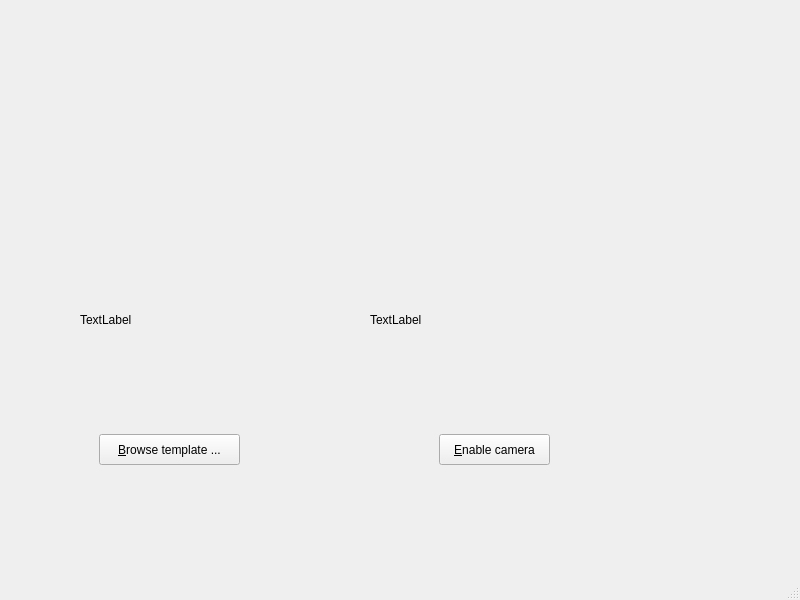
<?xml version="1.0" encoding="UTF-8"?>
<ui version="4.0">
 <class>MainWindow</class>
 <widget class="QMainWindow" name="MainWindow">
  <property name="geometry">
   <rect>
    <x>0</x>
    <y>0</y>
    <width>800</width>
    <height>600</height>
   </rect>
  </property>
  <property name="windowTitle">
   <string>SIFT Demo</string>
  </property>
  <widget class="QWidget" name="centralwidget">
   <widget class="QPushButton" name="browse_button">
    <property name="geometry">
     <rect>
      <x>99</x>
      <y>434</y>
      <width>141</width>
      <height>31</height>
     </rect>
    </property>
    <property name="text">
     <string>&amp;Browse template ...</string>
    </property>
   </widget>
   <widget class="QPushButton" name="toggle_cam_button">
    <property name="geometry">
     <rect>
      <x>439</x>
      <y>434</y>
      <width>111</width>
      <height>31</height>
     </rect>
    </property>
    <property name="text">
     <string>&amp;Enable camera</string>
    </property>
   </widget>
   <widget class="QLabel" name="template_label">
    <property name="geometry">
     <rect>
      <x>80</x>
      <y>200</y>
      <width>320</width>
      <height>240</height>
     </rect>
    </property>
    <property name="text">
     <string>TextLabel</string>
    </property>
   </widget>
   <widget class="QLabel" name="live_image_label">
    <property name="geometry">
     <rect>
      <x>370</x>
      <y>200</y>
      <width>320</width>
      <height>240</height>
     </rect>
    </property>
    <property name="text">
     <string>TextLabel</string>
    </property>
   </widget>
  </widget>
  <widget class="QMenuBar" name="menubar">
   <property name="geometry">
    <rect>
     <x>0</x>
     <y>0</y>
     <width>800</width>
     <height>22</height>
    </rect>
   </property>
  </widget>
  <widget class="QStatusBar" name="statusbar"/>
 </widget>
 <resources/>
 <connections/>
</ui>
